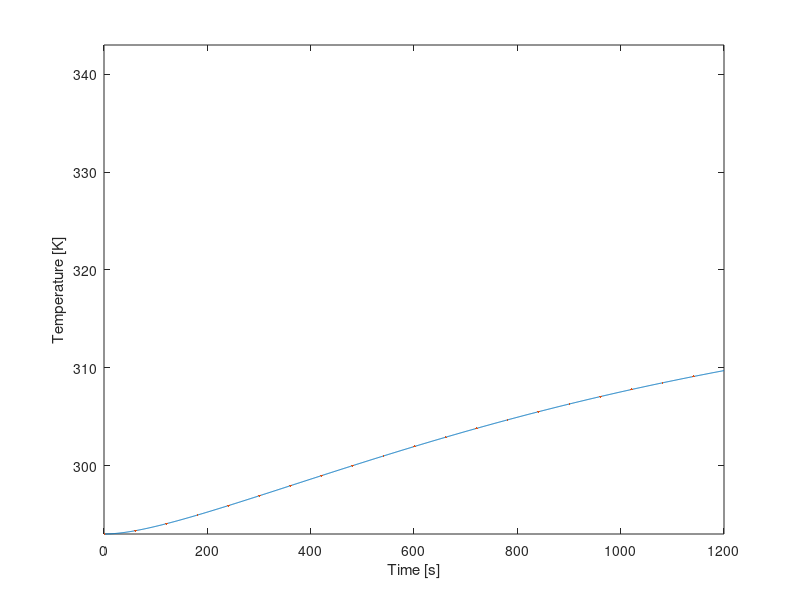

MATLAB code for this plot:
clear all, close all, clc
%% Setup
% This section contains the parameters of the setup (start of cycle)
i=1;                     %Value for plot
T_0 = 293;              %Starting temperature in [K], assumed for all fluids, gasses and materials
T_water = 293;              %Starting temperature water in [K]
T_al = 293;                 %Starting temperature aluminium in [K]
T_cu = 293;                 %Starting temperature copper in [K]
T_pvc = 293;                %Starting temperature PVC in [K]
T_pur = 293;                %Starting temperature polyurethane in [K]
T_air = 293;                %Starting temperature internal air in [K]
T_amb = 293;                %Starting temperature ambient (outside) air in [K]
t = 1;                      %Time at the start [s]
t_final=1200;               %Time at end cycle [s]

%% First order variables
%This section contains the properties and constants of the materials, but also fixed variables of the setup
%Copper tubing
r_inner_cu = 0.004;     %Inner radius copper tube [m]
r_outer_cu = 0.006;     %Outer radius copper tube [m]
roughness_cu = 0.0015;  %Pipe roughness [m]
length_cu = 6.85;       %Length copper tube [m]
epsilon_cu = 0.05;      %Emissivity copper [-]
rho_cu = 8960;          %Density copper [kg/m^3]
c_cu = 386;             %Specific heat copper [J/kg K]
k_cu = 400;             %Thermal conductivity copper [W/(m K)]
%PVC tubing
hsv_pvc_d = 0.0022;     %Thickness of the HSV PCV [m]
r_outer_pvc = 0.055;    %Outer radius PVC tube [m]
r_inner_pvc = r_outer_pvc - hsv_pvc_d ;   %Inner radius PVC tube [m]
r_outer_double_pvc = r_outer_pvc + hsv_pvc_d; %Outer Radius of double-layered PVC tube (near endcaps) [m]
length_pvc = 0.130;     %Length/Height PVC tube [m] (this was shown to be slightly longer during first building phase with no real means to cut it down to 0.125m)
length_cap_pvc = 0.034; %Length/Height of a PVC Endcap [m]
epsilon_pvc = 0.9;      %Emissivity PVC [-]
rho_pvc = 1330;         %Density PVC [kg/m^3]
k_pvc = 0.19;           %Thermal conductivity PVC [W/(m K)]
d_air_endcap = 0.01;    %Distance between Kingspan Therma and the PVC endcap. Used to determine therma resistance
%Polyurethane tubing
r_inner_pur = 0.004;    %Inner radius polyurethane tube [m]
r_outer_pur = 0.006;    %Outer radius polyurathane tube [m]
d_pur = 0.002;          %Wall Thickness polyurthane tube [m]
length_pur = 6;         %Length polyurethane tube [m]
epsilon_pur = 0.9;      %Emissivity polyurethane [-]
k_pur = 0.13;           %Thermal conducitivity polyurethane [W/(m K)]
%Aluminium plate
A_al = 1.72*0.67;           %Area aluminium plate [m^2]
epsilon_paint = 0.95;   %Emissivity black acrylic paint [-] 
rho_al = 2700;          %Density aluminium [kg/m^3]
d_al = 0.002;           %thickness aluminium plate [m]
k_al = 237;             %Thermal conductivity aluminium [W/(m K)]
c_al = 900;             %Specific heat aluminium [J/kg K]
%Water
rho_water_20C = 998;    %Density water at 20C [kg/m^3]
c_water = 4148;         %Specific heat water [J/kg K]
%Air
rho_air = 1.29;         %Density air at 20C [kg/m^3]
c_air = 1006;           %Specific heat air [J/kg K]
k_air = 0.025;          %Thermal conductivity air [W/m K]
%General Setup Wood Properties
k_wood = 0.12;       %Thermal Conductivity of Pinewood [W/m k]                       
d_wood = 0.054;      %Wood border thcikness [m], simplification, in reality 2 mm air pocket within 
A_wood = 0.3107;     %Inner Surface Area wood layer [m^2], slight simplification
k_trespa = 0.03;     %Thermal Conductivity of Trespa bottom plate [W/m K]
d_trespa = 0.006;    %Thickness of trespa bottom [m]
%Kingspan Insulation Properties
ks_k = 0.022;     % Thermal Conductivity Kingspan insulation layer[W/(m*k)]
ks_d = 0.04;      % thickness of Kingspan insulation layer [m]
ks_spacer_d = 0.01; % Thickness of a single Kingspan spacer layer [m]
%Other
length_connector_total = 0.15; %total combined length of the connector segments that stick out of the HSV, [m]
sigma = 5.67*10^-8;     %Stefan Boltzmann constant [W/(m^2 K^4)]
flowrate = 3/60000;     %Flowrate pump [m^3/s]
E = 1000;               %Irradiance artificial sun [W/m^2]
V_body_collector = 1.72*0.67*0.067; %Volume of the solar collector build area with glas plate [m^3]

%% Second order variables
%Copper tube
A_outer_cu = 2 * pi * r_outer_cu * length_cu;       %Outer surface area copper tube [m^2]
A_inner_cu = 2 * pi * r_inner_cu * length_cu;       %Inner surface area copper tube [m^2]
A_exposed_cu = A_outer_cu/2;
V_cu = pi * r_inner_cu^2 * length_cu;               %Inner volume copper tube [m^3]
M_cu = V_cu * rho_cu;
%Surface areas and volume PVC tube
A_outer_pvc = 2 * pi * r_outer_pvc * length_pvc;    %Outer area PVC tube [m^2]
A_inner_pvc = 2 * pi * r_inner_pvc * length_pvc;    %Inner area PVC tube [m^2]
V_pvc = pi * r_inner_pvc^2 * length_pvc;            %Inner volume PVC tube [m^3]
%Surface areas and volume Polyurethane Tubing
A_outer_pur = 2 * pi * r_outer_pur * length_pur;    %Outer area Polyurethane Tubing [m^2]
A_inner_pur = 2 * pi * r_inner_pur * length_pur;    %Inner area Polyurethane Tubing [m^2]
V_pur = pi * r_inner_pur^2 * length_pur;            %Inner volume Polyurethane Tubing [m^3]
%Aluminium plate
V_al = A_al*0.002;                                  %Volume aluminium plate [m^3]
M_al = rho_al*V_al;                                 %Mass aluminium plate [kg]
%The following values are lifted from the earlier matlab model and are used to calculate (average) surface area of the Kingspan Insulation.
hsv_al_width = 0.04017;                                                                % Width of Aluminum Tape reflector section, [m]
hsv_therma_width_in = (hsv_al_width + (2*(sind(18)*0.010)));                           %'width' of kingspan therma plate on the inside, [m]
hsv_therma_width_out = (hsv_al_width + (2*(sind(18)*0.010))) + 2*(tand(18)*ks_d);      %'width' of kingspan therma plate on the outside, [m]
hsv_therma_a_in = length_pvc * hsv_therma_width_in;                                    %Area of kingspan therma plate on inside, [m^2]
hsv_therma_a_out = length_pvc * (hsv_therma_width_out);                                %Area of kingspan therma plate on outside, [m^2]
hsv_therma_a_avg = (hsv_therma_a_out + hsv_therma_a_in)/2;                             %Surface area in middle of therma plate, [m^2]
%The Heat Storage Vessel is seperated into two parts: one for the parts with overlap of endcaps and one for the part without 
pvc_ec_inner_length = length_cap_pvc - hsv_pvc_d;                                                       %Inner length of PVC Endcap [m]
hsv_pvc_a_single = (length_cap_pvc - (pvc_ec_inner_length * 2)) * ((r_inner_pvc+r_outer_pvc)/2) * 2 * pi; %Average PVC Surface Area for Heat Storage Vessel section without overlap [m]
hsv_pvc_a_double = (pvc_ec_inner_length * 2) * ((pvc_ec_inner_length+r_outer_double_pvc)/2) * 2 * pi;         %Average PVC Surface Area for Heat Storage Vessel sections with overlap [m]
pvc_ec_a = (r_outer_pvc)^2 * pi;                                                                         %Surface area of a single endcap, [m^2]
% Air Insulation Values
hsv_air_avgdist1 = ((0.010+0.00795)/2)*((length_pvc - (pvc_ec_inner_length * 2))/length_pvc) + ((0.0078+0.00575)/2)*((pvc_ec_inner_length * 2)/length_pvc); %Average distance of the heat reflector to the outer wall of the PVC body [m], USES PRE CALCULATED VALUES.  Accounts for the double layer PVC near the endcap, [m]
hsv_air_avg_a1 = length_pvc * (hsv_al_width - (2*(sind(18)*0.005)));       %Surface area at the average point between pvc and reflector [m^2], (TODO implement avgdist 1)
hsv_air_avgdist2 = 0.00905;                                                %Average distance between reflector and kingspan therma plate [m]
hsv_air_avg_a2 = length_pvc * (hsv_al_width + (2*(sind(18)*0.005)));       %Surface are at the average point between reflector and kingspan therma [m^2], (TODO implement avgdist 2)
%Aluminum Reflector Tape Properties
d_al_t = 0.0001;                            % Thickness of an aluminum reflector segment [m]
a_al_t = hsv_al_width * length_pvc;         % Area of a single heat reflector element. 10 are present in total [m^2]
% Convective heat transfer coefficients
h_air = 4.0;         %CVTH of still air [W/(m^2 K)], Range (4.0 to 5.9)
h_water = 100;      %CVTH of water [W/(m^2 K)], Range (100 to 15000) in pipe
h_pvc = 5;        %CVTH PVC [W/(m^2 K)], Range (5 to 9)
h_al = 7;        %CVTH aluminium [W/(m^2 K)], Range (7 to 10)
h_kingspan = 10;   %CTVH of Kingspan-Therma insulation [W/(m^2 K)], Range (10 to 30) (Aluminum surface)
h_pur = 5;        %CVTH of Polyurethane [W/(m^2 K)], PLACEHOLDER 
h_cu = 7;            %CVTH copper [W/(m^2 K)], Range (7 to 10) PLACEHOLDER
%Radiative heat transfer coefficients
h_r_pvc = 0.1;       %RDTH of pvc [W/(m^2 K)], PLACEHOLDER
h_r_al = 0.08;       %RDTH of aluminium-foil [W/(m^2 K)], PLACEHOLDER 
h_r_Kingspan = 0.08;  %RDTH of Kingspan-Therma insulation [W/(m^2 K)], PLACEHOLDER
h_r_pur = 0.5;       %RDTH of Polyurethane [W/(m^2 K)], PLACEHOLDER
%Overall Heat Transfer Coefficients, (may change due to change in CVTH)
U_cu = 1700;         %OHTC water in copper [W/(m^2 K)] TODO check this, has large influence on final temp
U_pur = 120.76;      %OHTC water in polyurethane [W/(m^2 K)]
U_pvc = 4.21;       %OHTC water in PVC [W/(m^2 K)]
%Other
V_system = V_cu+V_pvc+V_pur;                  %Volume of system  
A_contact_al_cu = length_cu * 0.002; %The contact patch area between the Aluminum and Copper. Simple lengthxwidth for area.
M_air = V_body_collector*rho_air;   

%misc thermal resistance 
R_al = d_al/(k_al * A_al);                    %Thermal resistance aluminium plate 
R_sol_air = 0.1;                                %Conductive thermal resistance air, PLACEHOLDER 
R_sol_wood = d_wood/(k_wood * A_wood) ;       %Conductive thermal resistance wood setup    
R_pur = 1/((1/(h_pur*(A_outer_pur))) + (log(r_outer_pur/r_inner_pur)/(2*pi*length_pur*k_pur))); %Thermal resistance of Polyurethane tube. Not accounting for rad
R_con = 1/((1/(h_cu*(0.15*(r_outer_cu*pi*2)))) + (log(r_outer_cu/r_inner_cu)/(2*pi*0.15*k_cu)));
R_trespa = d_trespa / (k_trespa * (A_al));
%Empty Arrays
T_air = repmat(0, 1,t_final);
T_cu = repmat(0, 1,t_final);
T_al = repmat(0, 1,t_final);
T_water = repmat(0, 1,t_final);
T_pur = repmat(0, 1,t_final);
T_0 = repmat(0, 1,t_final);
%Insertion of starting values (temporary)
T_0(1) = 293;                  %Starting temperature in [K], assumed for all fluids, gasses and materials
T_water(1) = 293;              %Starting temperature water in [K]
T_al(1) = 293;                 %Starting temperature aluminium in [K]
T_cu(1) = 293;                 %Starting temperature copper in [K]
T_pur(1) = 293;                %Starting temperature polyurethane in [K]
T_air(1) = 293;                %Starting temperature internal air in [K]
%% Plotting info
for i = 1:t_final
    %%%%%%%%%%%%%%%%%%%%%%%%%%%%%%%%%%%%%%%%%%%%%%%%%%%     
    %Thermal resistance can change dynamically because radiation is accounted for in HSV
            %Accounts for radiation from PVC, and Kingspan Therma Exterior. Ideally
            %use way more temperature measurement points, but this seems like a
            %decent approximation to take the delta T between inside liquid temp
            %and ambient.
    R_con = 1/((1/(h_cu*(length_connector_total*(r_outer_cu*pi*2)))) +  (1/(1/(sigma*(pi*2*length_connector_total*r_outer_cu)*(T_water(i)^2-T_amb^2)*(T_water(i)-T_amb))) ) + (log(r_outer_cu/r_inner_cu)/(2*pi*length_connector_total*k_cu)));
    R_a = 1/( (1/(h_pvc*(hsv_pvc_a_single+hsv_pvc_a_double))) + 1/(1/(sigma*(hsv_pvc_a_single+hsv_pvc_a_double)*(T_water(i)^2-T_amb^2)*(T_water(i)-T_amb)) )) + (log(r_outer_pvc/r_inner_pvc)/(2*pi*length_pvc*k_pvc)); %Convection from PVC into first air pocket,radiation into air pocket,And conduction through PVC.
    R_b = hsv_air_avgdist1 / (k_air * (10*hsv_air_avg_a1)); %Conduction through first air pocket
    R_c = 1/((1/(h_al*(10*a_al_t))) + (d_al_t/k_al*(10*a_al_t))); %Convection from reflector to second air pocket, And conduction through reflector.
    R_d = hsv_air_avgdist2 / (k_air * (10*hsv_air_avg_a2)); %Conduction through second air pocket
    R_e = 1/((1/(h_kingspan*(10*hsv_therma_a_avg))) + 1/(1/(sigma*hsv_therma_a_avg*(T_water(i)^2-T_amb^2)*(T_water(i)-T_amb)))) + (ks_d/(ks_k*(10*hsv_therma_a_avg))); %Convection from Kingspan Therma to ambient, And radiation, And conduction through Kingspan Therma.    
    R_hsv_radial = R_a + R_b + R_c + R_d + R_e;
    %Endcap (Assumed single endcap here. Second one will be accounted for in R_hsv_endcaps)
    R_z = 1/((1/(k_pvc*pvc_ec_a)) + (hsv_pvc_d/(k_pvc*pvc_ec_a)));          %Convection from PVC into air gap, and conduction through pvc.
    R_y = d_air_endcap/(k_air * pvc_ec_a);                                  %Conduction through air gap
    R_x = 1/((1/(h_kingspan*pvc_ec_a)) + (ks_d/(ks_k*pvc_ec_a)));           %Convection from Kingspan Therma into outside atmosphere, and conduction through Kingspan Therma
    R_hsv_endcaps = 1/(1/(R_z + R_y + R_x) + 1/(R_z + R_y + R_x));              %Total Equivalent Thermal resistance of both endcaps
    R_hsv = 1/((1/R_hsv_radial) + (1/R_hsv_endcaps));
    %%%%%%%%%%%%%%%%%%%%%%%%%%%%%%%%%%%%%%%%%%%%%%%%%%%        
    %Water Mass
    %rho_water = (999.83953 + 16.945176 * (1.00024*T_water(i)) - 7.9870401*10^-3 * (1.00024*T_water(i))^3 - 46.17046*10^-6* (1.00024*T_water(i))^3 +105.56302*10^-9 * (1.00024*T_water(i))^4 - 280.54253*10^-12 * (1.00024*T_water(i))^5)/(1+16.897850*10^-3 * (1.00024*T_water(i)));   %Density water
    M_water = V_system*rho_water_20C;       %Volume of water inside system. Can produce weird values if the rest doesnt work, likely not cause of issues.
    %%%%%%%%%%%%%%%%%%%%%%%%%%%%%%%%%%%%%%%%%%%%%%%%%%%    
    %Addition of Heat energy through radiation, And loss of heat in collector solids and air - Needs improvement
    Qdot_rad_al = E*(A_al-A_exposed_cu)*epsilon_paint;                                %Heat addition radiation on aluminium plate [W]   
    Qdot_rad_cu = E*length_cu*(r_outer_cu* pi)*epsilon_paint;          %Heat addition radiation on copper tube [W] (only half of tube exposed directly to light)
    T_al(i) = T_al(i)+(Qdot_rad_al/(M_al*c_al));                       %Temperature of aluminum as it heats up from radiation [k]
    T_cu(i) = T_cu(i)+(Qdot_rad_cu/(M_cu*c_cu));                       %Temperature of aluminum as it heats up from radiation [k]    
    %Losses to inside of collector space
    Qdot_loss_conv_al(i) = h_air*(A_al-A_exposed_cu)*(T_al(i)-T_air(i));                      %Heat loss convection aluminium plate [W] 
    T_al(i) = T_al(i)-(Qdot_loss_conv_al(i)/(M_al*c_al));                       %Temperature of aluminum as it heats up from radiation [k]   
    Qdot_loss_conv_cu(i) = h_air*A_outer_cu*(T_cu(i)-T_air(i));
    T_cu(i) = T_cu(i)-(Qdot_loss_conv_cu(i)/(M_cu*c_cu)); 
    %Heating of air inside of collector
    T_air(i) = T_air(i) + ((Qdot_loss_conv_cu(i)+Qdot_loss_conv_al(i))/(M_air*c_air));      %Heat air from energy dissapated from copper and aluminum
    %Heated air going back into collector Al and Cu by means of convection (This stabilizes the internal temperatures and ensures that the ambient air's heat can eventually make its way into the liq)
    Qdot_gain_conv_al(i) = h_air*(A_al-A_exposed_cu)*(T_al(i)-T_air(i));     
    Qdot_gain_conv_cu(i) = h_air*(A_al-A_exposed_cu)*(T_al(i)-T_air(i)); 
    T_al(i) = T_al(i)+(Qdot_gain_conv_al(i)/(M_al*c_al));      
    T_cu(i) = T_cu(i)+(Qdot_gain_conv_cu(i)/(M_cu*c_cu));  
    T_air(i) = T_air(i) - ((Qdot_loss_conv_cu(i)+Qdot_loss_conv_al(i))/(M_air*c_air));      %Heat collector from energy dissapated from air
    %Conduction from Aluminum to Copper
    Qdot_cond_al_to_cu(i) = h_cu*A_contact_al_cu*(T_al(i)-T_cu(i));
    T_cu(i) = T_cu(i)+(Qdot_cond_al_to_cu(i)/(M_cu*c_cu));  
    T_al(i) = T_al(i)-(Qdot_cond_al_to_cu(i)/(M_al*c_al)); 
    %----------------------------------------------------------------------
    %----------------------------------------------------------------------
    %By this point no external losses in the collector are accounted for, following section transports away heat energy into the water.    
    Qdot_gain(i) = h_water*(A_inner_cu)*(T_cu(i)-T_water(i));                 %Fill sum of energy gains here [J/s or W] Needs proper convective heat transfer coeff
    T_water(i) = T_water(i) + (Qdot_gain(i)/(M_water*c_water));            %New Temperature of water due to heat gain in a single second, right side is Temp change in said second
    T_cu(i) = T_cu(i)-(Qdot_gain(i)/(M_cu*c_cu));       
    %Aluminum Plate to bottom (assumes perfect contact)
    Qdot_loss_trespa(i) = (T_al(i)-T_amb)/R_trespa;                        %Heat loss through the trespa plate at the bottom
    T_al(i) = T_al(i)-(Qdot_loss_trespa(i)/(M_al*c_al)); 
    %%%%%%%%%%%%%%%%%%%%%%%%%%%%%%%%%%%%%%%%%%%%%%%%%%%
    %Liquid - loss - This works as intended
    Qdot_loss_hsv(i) = (T_water(i)-T_amb)/R_hsv ;                           %Heat loss hsv. R_hsv No large influence.
    Qdot_loss_pur(i) = (T_water(i)-T_amb)/R_pur;                            %Heat loss polyurethane tubing 
    Qdot_loss_con(i) = (T_water(i)-T_amb)/R_con;                            %Heat loss of the two 10cm long press-fit coupling tube sections sticking out of HSV. R_con Has a really large influence for some reason.
    Qdot_loss(i) = Qdot_loss_hsv(i) + Qdot_loss_pur(i)+Qdot_loss_con(i);    %Sum all of the heat losses per second instance here
    T_water(i) = T_water(i)-(Qdot_loss(i)/(M_water*c_water));               %New Temperature of water due to heat loss in a single second, right side is Temp change in said second
    %%%%%%%%%%%%%%%%%%%%%%%%%%%%%%%%%%%%%%%%%%%%%%%%%%%
    %Bringing the values that were determined in this time step to the next one
    T_water(i+1) = T_water(i);                                              %brings current water temp over to the next time increment
    T_al(i+1) = T_al(i);
    T_cu(i+1) = T_cu(i);
    T_air(i+1) = T_air(i);
    %%%%%%%%%%%%%%%%%%%%%%%%%%%%%%%%%%%%%%%%%%%%%%%%%%%
    %Plotting code
    y(i) = T_water(i);                                                      %Inserts current temp into its respective place in y for plotting
    t = t + 1;                                                              %1 stands for 1 step for time
    x(i) = i;                                                               %time is on x axis
    i = i + 1;                                                              %1 step added for plot
end
%% Actual plot
%Temperature
figure(1)
plot(x,y)
hold on
plot(x(1:60:t_final),y(1:60:t_final), '.', 'Markersize', 5)
hold off
xlim([0, t_final]);
ylim([293, 343]);
xlabel('Time [s]');
ylabel('Temperature [K]');
%Plot of Heat Energy Gain per Second
% figure(2)
% plot(x,Qdot_gain)
% xlim([0, t_final]);
% ylim([0, 800]);
% xlabel('Time [s]');
% ylabel('Heat Energy Gain in a second [J/s & W]');
% %Plot of Heat Energy Loss per Second
% figure(3)
% plot(x,Qdot_loss)
% xlim([0, t_final]);
% ylim([0, 800]);
% xlabel('Time [s]');
% ylabel('Heat Energy Loss in a second [J/s & W]');
